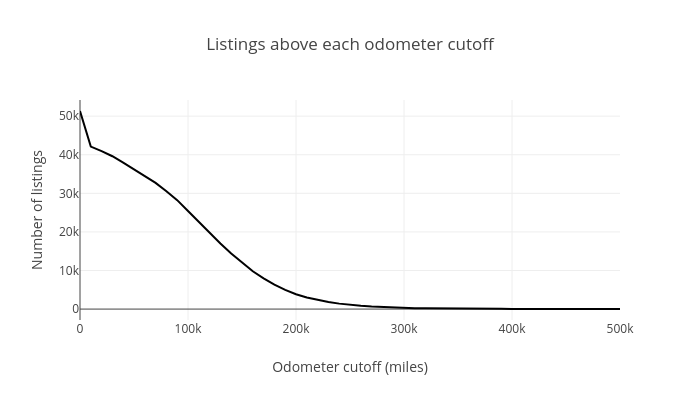

The notebook cell saved with this chart:
### Markdown cell above
#### The graph shows that the curve only rises sharply from the 90s onward, so we chose a more conservative cutoff of 1975 to keep older but plausible listings. Removing listings older than this year drops only 135 rows (about 0.26% of the data).

### Code cell
# Count how many listings have an odometer above each candidate cutoff.
cutoffs = range(0, 500001, 10000)

px.line(
    x=cutoffs,
    y=[(vehicles_df['odometer'] > c).sum() for c in cutoffs],
    title='Listings above each odometer cutoff',
    labels={'x': 'Odometer cutoff (miles)', 'y': 'Number of listings'},
    width=700,
    height=400
)

### Figure 1 — Plotly figure (JSON) as saved in the notebook; plotly's stock layout.template omitted (floating-point values rounded to 4 significant figures)
{"data": [{"hovertemplate": "Odometer cutoff (miles)=%{x}<br>Number of listings=%{y}<extra></extra>", "legendgroup": "", "line": {"color": "#000001", "dash": "solid"}, "marker": {"symbol": "circle"}, "mode": "lines", "name": "", "orientation": "v", "showlegend": false, "type": "scatter", "x": [0, 10000, 20000, 30000, 40000, 50000, 60000, 70000, 80000, 90000, 100000, 110000, 120000, 130000, 140000, 150000, 160000, 170000, 180000, 190000, 200000, 210000, 220000, 230000, 240000, 250000, 260000, 270000, 280000, 290000, 300000, 310000, 320000, 330000, 340000, 350000, 360000, 370000, 380000, 390000, 400000, 410000, 420000, 430000, 440000, 450000, 460000, 470000, 480000, 490000, 500000], "xaxis": "x", "y": [51340, 42125, 40940, 39609, 37978, 36274, 34568, 32714, 30529, 28242, 25427, 22576, 19871, 16998, 14383, 12011, 9791, 7974, 6341, 4994, 3856, 3013, 2332, 1833, 1416, 1047, 840, 665, 512, 402, 287, 240, 192, 149, 119, 101, 84, 77, 69, 60, 46, 43, 38, 37, 33, 33, 32, 29, 27, 26, 22], "yaxis": "y"}], "layout": {"height": 400, "legend": {"tracegroupgap": 0}, "title": {"text": "Listings above each odometer cutoff"}, "width": 700, "xaxis": {"anchor": "y", "domain": [0, 1], "title": {"text": "Odometer cutoff (miles)"}}, "yaxis": {"anchor": "x", "domain": [0, 1], "title": {"text": "Number of listings"}}}}
